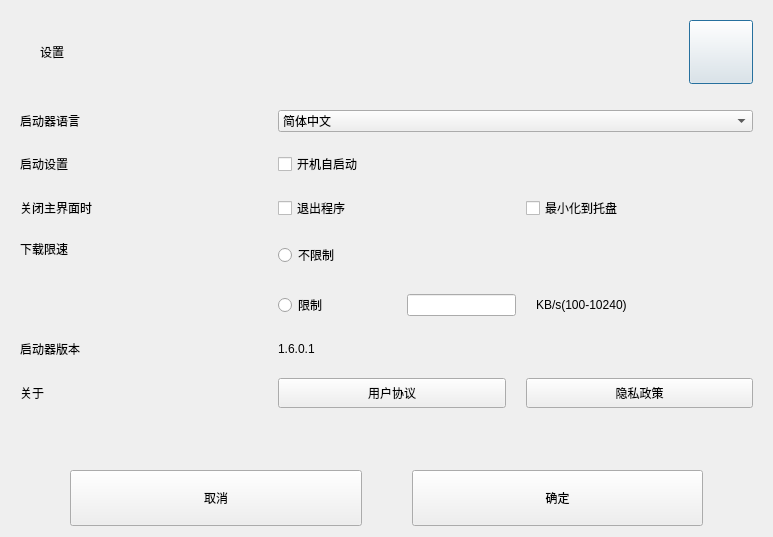
<?xml version="1.0" encoding="UTF-8"?>
<ui version="4.0">
 <class>Setting</class>
 <widget class="QDialog" name="Setting">
  <property name="geometry">
   <rect>
    <x>0</x>
    <y>0</y>
    <width>773</width>
    <height>537</height>
   </rect>
  </property>
  <property name="windowTitle">
   <string>Dialog</string>
  </property>
  <layout class="QVBoxLayout" name="verticalLayout_3">
   <property name="leftMargin">
    <number>20</number>
   </property>
   <property name="topMargin">
    <number>20</number>
   </property>
   <property name="rightMargin">
    <number>20</number>
   </property>
   <item>
    <layout class="QHBoxLayout" name="horizontalLayout_11">
     <item>
      <widget class="QLabel" name="labelSetting">
       <property name="minimumSize">
        <size>
         <width>64</width>
         <height>64</height>
        </size>
       </property>
       <property name="text">
        <string>设置</string>
       </property>
       <property name="alignment">
        <set>Qt::AlignCenter</set>
       </property>
      </widget>
     </item>
     <item>
      <spacer name="horizontalSpacer">
       <property name="orientation">
        <enum>Qt::Horizontal</enum>
       </property>
       <property name="sizeHint" stdset="0">
        <size>
         <width>40</width>
         <height>20</height>
        </size>
       </property>
      </spacer>
     </item>
     <item>
      <widget class="QPushButton" name="btnClose">
       <property name="sizePolicy">
        <sizepolicy hsizetype="Preferred" vsizetype="Expanding">
         <horstretch>0</horstretch>
         <verstretch>0</verstretch>
        </sizepolicy>
       </property>
       <property name="minimumSize">
        <size>
         <width>64</width>
         <height>64</height>
        </size>
       </property>
       <property name="text">
        <string/>
       </property>
       <property name="iconSize">
        <size>
         <width>40</width>
         <height>40</height>
        </size>
       </property>
      </widget>
     </item>
    </layout>
   </item>
   <item>
    <layout class="QVBoxLayout" name="verticalLayout_2" stretch="1,1,1,2,1,1">
     <property name="spacing">
      <number>20</number>
     </property>
     <property name="topMargin">
      <number>20</number>
     </property>
     <property name="rightMargin">
      <number>0</number>
     </property>
     <property name="bottomMargin">
      <number>0</number>
     </property>
     <item>
      <layout class="QHBoxLayout" name="horizontalLayout_4" stretch="1,2">
       <item>
        <widget class="QLabel" name="label_2">
         <property name="text">
          <string>启动器语言</string>
         </property>
        </widget>
       </item>
       <item>
        <widget class="QComboBox" name="comLanguage">
         <item>
          <property name="text">
           <string>简体中文</string>
          </property>
         </item>
        </widget>
       </item>
      </layout>
     </item>
     <item>
      <layout class="QHBoxLayout" name="horizontalLayout_6" stretch="1,2">
       <item>
        <widget class="QLabel" name="label_3">
         <property name="text">
          <string>启动设置</string>
         </property>
        </widget>
       </item>
       <item>
        <widget class="CustomCheckBox" name="checkAutoStart">
         <property name="text">
          <string>开机自启动</string>
         </property>
        </widget>
       </item>
      </layout>
     </item>
     <item>
      <layout class="QHBoxLayout" name="horizontalLayout_7" stretch="1,2">
       <item>
        <widget class="QLabel" name="label_4">
         <property name="text">
          <string>关闭主界面时</string>
         </property>
        </widget>
       </item>
       <item>
        <layout class="QHBoxLayout" name="horizontalLayout_3">
         <item>
          <widget class="CustomCheckBox" name="checkExit">
           <property name="text">
            <string>退出程序</string>
           </property>
          </widget>
         </item>
         <item>
          <widget class="CustomCheckBox" name="checkMin">
           <property name="text">
            <string>最小化到托盘</string>
           </property>
          </widget>
         </item>
        </layout>
       </item>
      </layout>
     </item>
     <item>
      <layout class="QHBoxLayout" name="horizontalLayout_8" stretch="1,2">
       <item>
        <widget class="QLabel" name="label_5">
         <property name="text">
          <string>下载限速</string>
         </property>
         <property name="alignment">
          <set>Qt::AlignLeading|Qt::AlignLeft|Qt::AlignTop</set>
         </property>
        </widget>
       </item>
       <item>
        <layout class="QVBoxLayout" name="verticalLayout" stretch="1,1">
         <item>
          <widget class="CustomRadioButton" name="radioNoLimit">
           <property name="sizePolicy">
            <sizepolicy hsizetype="Expanding" vsizetype="Expanding">
             <horstretch>0</horstretch>
             <verstretch>0</verstretch>
            </sizepolicy>
           </property>
           <property name="minimumSize">
            <size>
             <width>0</width>
             <height>30</height>
            </size>
           </property>
           <property name="text">
            <string>不限制</string>
           </property>
           <property name="checkable">
            <bool>true</bool>
           </property>
          </widget>
         </item>
         <item>
          <layout class="QHBoxLayout" name="horizontalLayout_5" stretch="1,1,2">
           <item>
            <widget class="CustomRadioButton" name="radioLimit">
             <property name="sizePolicy">
              <sizepolicy hsizetype="Expanding" vsizetype="Expanding">
               <horstretch>0</horstretch>
               <verstretch>0</verstretch>
              </sizepolicy>
             </property>
             <property name="minimumSize">
              <size>
               <width>0</width>
               <height>30</height>
              </size>
             </property>
             <property name="text">
              <string>限制</string>
             </property>
            </widget>
           </item>
           <item>
            <widget class="QLineEdit" name="lineEdit"/>
           </item>
           <item>
            <widget class="QLabel" name="label_8">
             <property name="text">
              <string>KB/s(100-10240)</string>
             </property>
            </widget>
           </item>
          </layout>
         </item>
        </layout>
       </item>
      </layout>
     </item>
     <item>
      <layout class="QHBoxLayout" name="horizontalLayout_9" stretch="1,2">
       <item>
        <widget class="QLabel" name="label_6">
         <property name="text">
          <string>启动器版本</string>
         </property>
        </widget>
       </item>
       <item>
        <widget class="QLabel" name="label_9">
         <property name="text">
          <string>1.6.0.1</string>
         </property>
        </widget>
       </item>
      </layout>
     </item>
     <item>
      <layout class="QHBoxLayout" name="horizontalLayout_10" stretch="1,2">
       <item>
        <widget class="QLabel" name="label_7">
         <property name="text">
          <string>关于</string>
         </property>
        </widget>
       </item>
       <item>
        <layout class="QHBoxLayout" name="horizontalLayout_2">
         <item>
          <widget class="QPushButton" name="btnLicence">
           <property name="minimumSize">
            <size>
             <width>0</width>
             <height>30</height>
            </size>
           </property>
           <property name="text">
            <string>用户协议</string>
           </property>
          </widget>
         </item>
         <item>
          <widget class="QPushButton" name="btnPrivacy">
           <property name="minimumSize">
            <size>
             <width>0</width>
             <height>30</height>
            </size>
           </property>
           <property name="text">
            <string>隐私政策</string>
           </property>
          </widget>
         </item>
        </layout>
       </item>
      </layout>
     </item>
    </layout>
   </item>
   <item>
    <spacer name="verticalSpacer">
     <property name="orientation">
      <enum>Qt::Vertical</enum>
     </property>
     <property name="sizeType">
      <enum>QSizePolicy::Expanding</enum>
     </property>
     <property name="sizeHint" stdset="0">
      <size>
       <width>20</width>
       <height>40</height>
      </size>
     </property>
    </spacer>
   </item>
   <item>
    <layout class="QHBoxLayout" name="horizontalLayout">
     <property name="spacing">
      <number>50</number>
     </property>
     <property name="leftMargin">
      <number>50</number>
     </property>
     <property name="rightMargin">
      <number>50</number>
     </property>
     <item>
      <widget class="QPushButton" name="btnCancel">
       <property name="sizePolicy">
        <sizepolicy hsizetype="Expanding" vsizetype="Expanding">
         <horstretch>0</horstretch>
         <verstretch>0</verstretch>
        </sizepolicy>
       </property>
       <property name="text">
        <string>取消</string>
       </property>
      </widget>
     </item>
     <item>
      <widget class="QPushButton" name="btnOk">
       <property name="sizePolicy">
        <sizepolicy hsizetype="Expanding" vsizetype="Expanding">
         <horstretch>0</horstretch>
         <verstretch>0</verstretch>
        </sizepolicy>
       </property>
       <property name="text">
        <string>确定</string>
       </property>
      </widget>
     </item>
    </layout>
   </item>
  </layout>
 </widget>
 <customwidgets>
  <customwidget>
   <class>CustomCheckBox</class>
   <extends>QCheckBox</extends>
   <header>CustomCheckBox.h</header>
  </customwidget>
  <customwidget>
   <class>CustomRadioButton</class>
   <extends>QRadioButton</extends>
   <header>CustomRadioButton.h</header>
  </customwidget>
 </customwidgets>
 <resources/>
 <connections/>
</ui>
